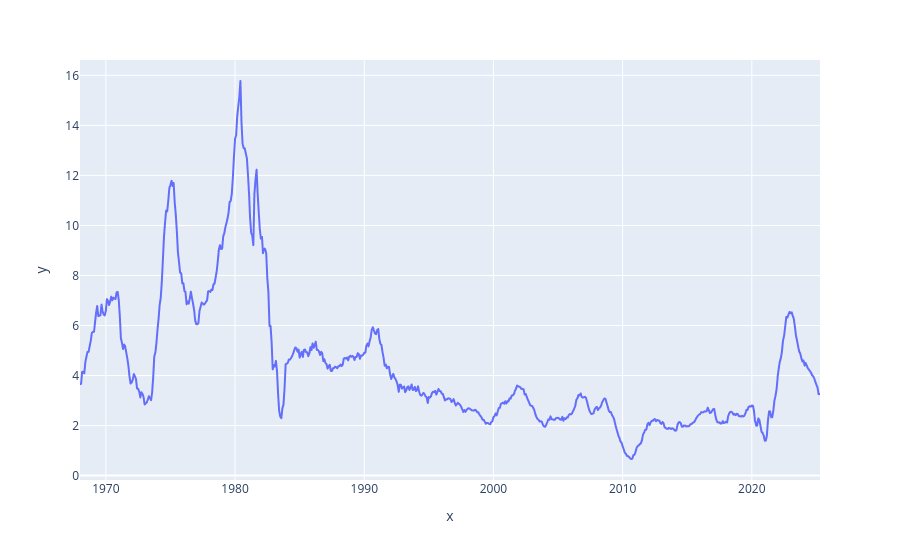

Write notebook code for a chart like this one.
### Code cell
px.line(x=x, y=y)

### Figure 1 — Plotly figure (JSON) as saved in the notebook; plotly's stock layout.template omitted (floating-point values rounded to 4 significant figures; data arrays with more than 128 entries replaced by an {"elided": "..."} marker saying what was removed)
{"data": [{"hovertemplate": "x=%{x}<br>y=%{y}<extra></extra>", "legendgroup": "", "line": {"color": "#636efa", "dash": "solid"}, "marker": {"symbol": "circle"}, "mode": "lines", "name": "", "showlegend": false, "type": "scattergl", "x": {"elided": "1949 str values"}, "xaxis": "x", "y": {"elided": "1949 float values"}, "yaxis": "y"}], "layout": {"legend": {"tracegroupgap": 0}, "margin": {"t": 60}, "xaxis": {"anchor": "y", "domain": [0, 1], "title": {"text": "x"}}, "yaxis": {"anchor": "x", "domain": [0, 1], "title": {"text": "y"}}}}
